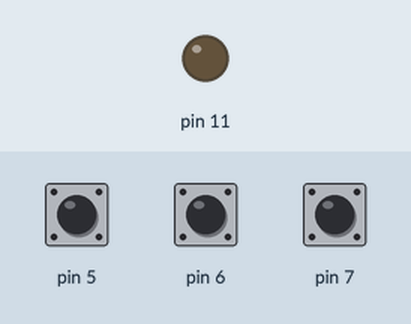
Recording of a sketch running on a simulated Arduino Uno, built with avr-gcc and run on an emulated ATmega328P. Parts: output pins drawn as LEDs (lit = HIGH). Inputs (shaded band) come from the test bench; at power-on: pin 5 HIGH, pin 6 HIGH, pin 7 HIGH. What the sketch prints to the serial monitor is not drawn.

Above: at 1.2 s.
1.3 s: pin 5 pulled LOW for 0.15 s
At 1.38 s:
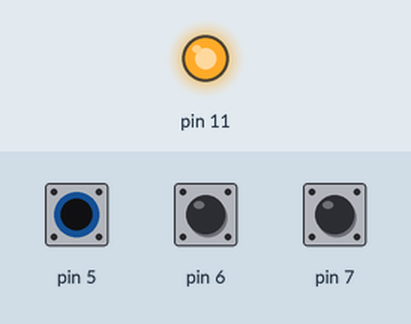
2.9 s: pin 5 pulled LOW for 3.2 s
At 6.8 s:
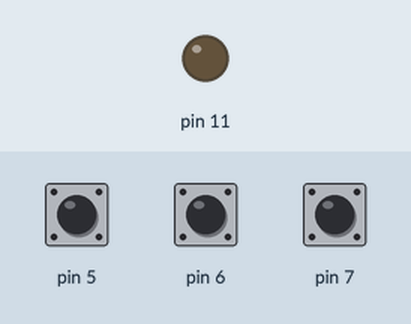
9.1 s: pin 6 pulled LOW for 3.2 s
At 10.1 s:
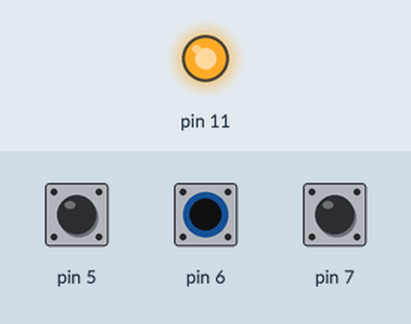
Timing chart, 0 to 13.8 s (numbered marks = the images above; inputs shaded):
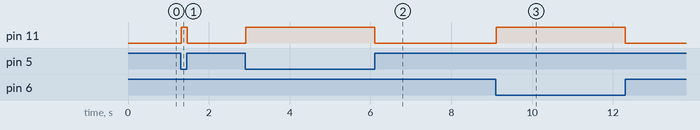

Measured:
- after the input at 1.3 s, pin 11: LOW → HIGH at once, → LOW 0.15 s later
- after the input at 2.9 s, pin 11: LOW → HIGH at once, → LOW 3.2 s later
- after the input at 9.1 s, pin 11: LOW → HIGH at once, → LOW 3.2 s later

The sketch:

Plant_Code.ino
```cpp
/* Grow You A Great Big Web of Wires - A Plant Project by LCW
 *
 * Experiment 5 - Creation & Computation - Digital Futures, OCAD University - Taught by Kate Hartman / Nick Puckett
 *
 * Based on "Lab: Serial Input to P5.js" on ITP Physical Computing site
 * https://itp.nyu.edu/physcomp/labs/labs-serial-communication/lab-serial-input-to-the-p5-js-ide/
 *
 * Circuit:
 * switch connected to pin 5 and ground
 * switch connected to pin 6 and ground
 * switch connected to pin 7 and ground
 */

int switch1val;
int switch2val;
int switch3val;

void setup() {
  //start serial connection
  Serial.begin(9600);
  //configure pin 2 as an input and enable the internal pull-up resistor
  pinMode(5, INPUT_PULLUP);
  pinMode(6, INPUT_PULLUP);
  pinMode(7, INPUT_PULLUP);
  pinMode(11, OUTPUT);

}

void loop() {

   // read the switch value
  switch3val = digitalRead(5);
  // print out the switch value
  Serial.print(switch3val);
    // print a comma to separate the values
  Serial.print(",");

   // read the switch value
  switch2val = digitalRead(6);
  // print out the switch value
  Serial.print(switch2val);
    // print a comma to separate the values
  Serial.print(",");

  // read the switch value
  switch1val = digitalRead(7);
  // print out the switch value
  Serial.print(switch1val);
  // print a comma to separate the values
  Serial.print(",");

  // Turn on the LED string any time any of the switches are activated
  if (switch1val == LOW || switch2val == LOW || switch3val == LOW) {
    digitalWrite(11, HIGH);
  } else {
    digitalWrite(11, LOW);
  }
}
```
